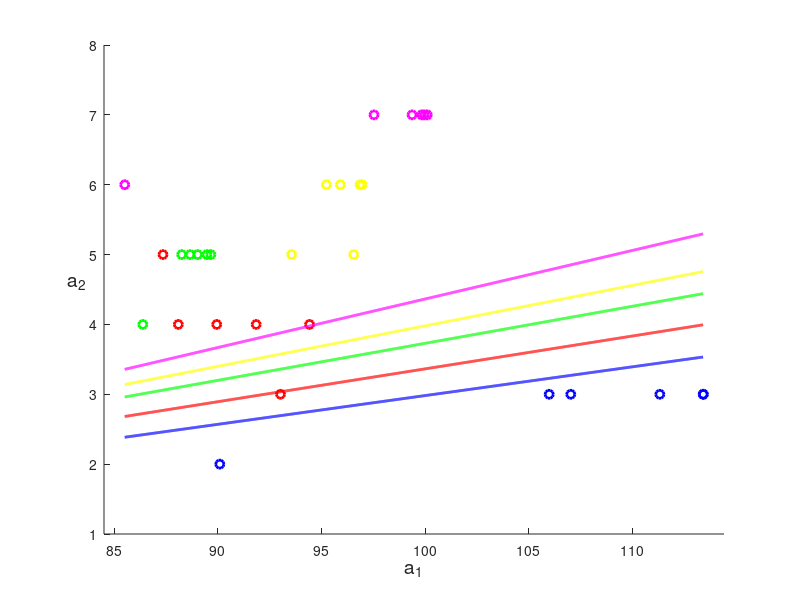

MATLAB code for this plot:
function soft_SVM_MultiClass()
% perceptron_demo_wrapper - runs the perceptron model on a separable two 
% class dataset consisting of two dimensional data features. 
% The perceptron is run 3 times with 3 initial points to show the 
% recovery of different separating boundaries.  All points and recovered
% as well as boundaries are then visualized.

weights = [];
[D,b] = load_data();

for i = 1:5
%%% load data %%%
i
newlabels = b; % basically recodes the point with the current label to 1, the rest to -1
for j = 1:numel(newlabels)
    if newlabels(j) == i
        newlabels(j) = 1;
    else
        newlabels(j) = -1;
    end
end


%%% run perceptron for 3 initial points %%%

% Calculate fixed steplength - via Lipschitz constant (see Chap 9 for 
% explanation) - for use in all three runs

x0 = [-5;-5;-5];    % initial point, experiment
L = 2*norm(diag(newlabels)*D')^2;

%Run perceptron first time
lam = 10^2;        % regularization parameter 
alpha = 1/(L + 2*lam);        % step length
x = grad_descent_soft_SVM(D,newlabels,x0,alpha,lam);

% Run perceptron second time
lam = 10;
alpha = 1/(L + 2*lam);        % step length
y = grad_descent_soft_SVM(D,newlabels,x0,alpha,lam);

% Run perceptron third time
lam = 10^-2;
alpha = 1/(L + 2*lam);        % step length
z = grad_descent_soft_SVM(D,newlabels,x0,alpha,lam);

weights = [weights;y']; % change which set of weights you want to use, x,y or z

end 

% plot everything
plot_classifiers(D',b,weights);

end

function plot_classifiers(A,b,weights)
    x1 = weights(1,:)
    x2 = weights(2,:)
    x3 = weights(3,:)
    x4 = weights(4,:)
    x5 = weights(5,:)
    plot_all(A,b,x1,x2,x3,x4,x5);
end

%%% gradient descent function for perceptron %%%
function x = grad_descent_soft_SVM(D,b,x0,alpha,lam)
    % Initializations 
    x = x0;
    H = diag(b)*D';
    l = ones(size(D,2),1);
    iter = 1;
    max_its = 3000;
    grad = 1;

    while  norm(grad) > 10^-6 && iter < max_its
        
        % form gradient and take step
        grad = 2*lam*[0;x(2:end)] - 2*H'*max(l - H*x,0);
        x = x - alpha*grad;

        % update iteration count
        iter = iter + 1;
    end
end

%%% plots everything %%%
function plot_all(A,b,x1,x2,x3,x4,x5)
    
    % plot points 
    ind = find(b == 1);
    scatter(A(ind,2),A(ind,3),'Linewidth',2,'Markeredgecolor','b','markerFacecolor','none');
    hold on
    ind = find(b == 2);
    scatter(A(ind,2),A(ind,3),'Linewidth',2,'Markeredgecolor','r','markerFacecolor','none');
    hold on
    ind = find(b == 3);
    scatter(A(ind,2),A(ind,3),'Linewidth',2,'Markeredgecolor','g','markerFacecolor','none');
    hold on
    ind = find(b == 4);
    scatter(A(ind,2),A(ind,3),'Linewidth',2,'Markeredgecolor','y','markerFacecolor','none');
    hold on
    ind = find(b == 5);
    scatter(A(ind,2),A(ind,3),'Linewidth',2,'Markeredgecolor','m','markerFacecolor','none');
    hold on

    % plot separators
    s =[min(A(:,2)):.01:max(A(:,2))];
    plot (s,(-x1(1)-x1(2)*s)/x1(3),'b','linewidth',2);
    hold on

    plot (s,(-x2(1)-x2(2)*s)/x2(3),'r','linewidth',2);
    hold on

    plot (s,(-x3(1)-x3(2)*s)/x3(3),'g','linewidth',2);
    hold on
    
    plot (s,(-x4(1)-x4(2)*s)/x4(3),'y','linewidth',2);
    hold on
    
    plot (s,(-x5(1)-x5(2)*s)/x5(3),'m','linewidth',2);
    hold on

    set(gcf,'color','w');
    axis([ (min(A(:,2)) - 1) (max(A(:,2)) + 1) (min(A(:,3)) - 1) (max(A(:,3)) + 1)])
    box off
    
    % graph info labels
    xlabel('a_1','Fontsize',14)
    ylabel('a_2  ','Fontsize',14)
    set(get(gca,'YLabel'),'Rotation',0)

end

%%% loads data %%%
function [A,b] = load_data()
    data = load('trainingdata5.mat');
    data = data.data;
    %if i == 1
    A = data(:,1:3);
    A = A';
    b = data(:,4);
    %else 
    %  A = data(:,(5 + (4 * (i-2))):(7 + (4 * (i-2))));
    %  A = A';
    %  b = data(:,(8 + (4 * (i-2))));
    %end
 
end




%% FUNCTIONS FOR TESTING NEW DATA POINTS, NOT TESTED YET.
function [A] = load_testingdata()
    data = load('testingdata.mat'); % create testing data mat with no labels [[1 a11 a12];[1 a21 a22]...]
    data = data.data;
    A = data
end

%%test a new data point
function [labelledDataSet] = createlabel(A) %% A is an array of data points [1 a1 a2]
    labelledDataSet = []
    for j = 1:size(A,1)
        d = A(j,:) % extract jth row of matrix ie. the jth data point
        max = -99999;
        label = 1;
        for i = 1:size(weights,1)
            x = weights(i,:)
            value = d'*x
            if value>max
                label = i
                max = value
            end
        end
        labelledRow = [d,label]
        labelledDataSet = [labelledDataSet;labelledRow]
    end
end

%% do something with new data point
function doSomethingWithNewLabelledDataPoint(a) %% a is a newly labelled data point
    label = a(end)
    if label == 1
        disp('gesture 1')
    elseif label == 2
        disp('gesture 2')
    elseif label == 3
        disp('gesture 3')
    elseif label == 4
        disp('gesture 4')
    elseif label == 5
        disp('gesture 5')
    end
end